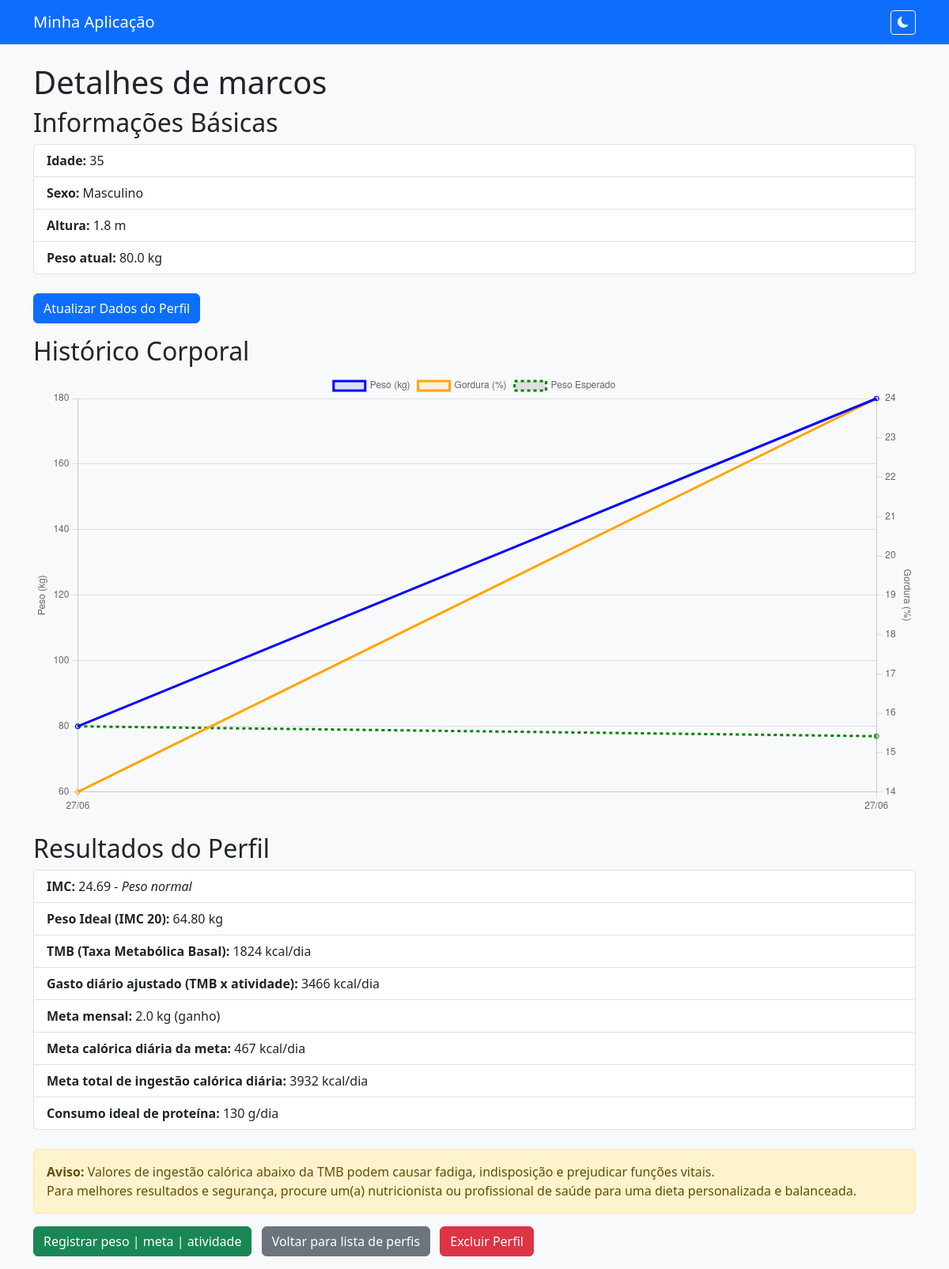
Page /perfil/3/ on the committed database.
### app/models.py (models this page shows, shortened)
class Perfil(models.Model):
    nome = models.CharField(max_length=100)
    idade = models.IntegerField()
    sexo = models.CharField(max_length=1, choices=[('M', 'Masculino'), ('F', 'Feminino')])
    peso_inicial = models.FloatField()
    altura = models.FloatField()  # em metros
    nivel_atividade = models.CharField(
    max_length=20,
    choices=[
        ('baixo', 'Sedentário'),
        ('moderado', 'Atividade física moderada'),
        ('alto', 'Atividade física intensa'),
    ],
    default='moderado'
)
    def imc(self):
        return self.peso_atual() / (self.altura ** 2)
    def peso_ideal(self):
        return 20 * (self.altura ** 2)
    def tmb(self):
        if self.sexo == 'M':
            return 66 + (13.7 * self.peso_atual()) + (5 * self.altura * 100) - (6.8 * self.idade)
        else:
            return 655 + (9.6 * self.peso_atual()) + (1.8 * self.altura * 100) - (4.7 * self.idade)
    def peso_atual(self):
        ultimo = self.historicos.order_by('-data').first()
        return ultimo.peso if ultimo else self.peso_inicial

class HistoricoPeso(models.Model):
    perfil = models.ForeignKey(Perfil, related_name='historicos', on_delete=models.CASCADE)
    data = models.DateField(default=date.today)
    peso = models.FloatField()
    gordura = models.FloatField(null=True, blank=True)
    meta_kg = models.FloatField(
        default=0.0,
        help_text="Quilos desejados a perder (-) ou ganhar (+) no mês"
    )
    peso_esperado = models.FloatField(null=True, blank=True, help_text="Peso estimado baseado na meta anterior")
    def meta_calorias_dia(self):
        return (self.meta_kg * 7000) / 30

### app/views.py (the view)
# urls.py: path('perfil/<int:perfil_id>/', views.detalhes_perfil, name='detalhes_perfil'),
def detalhes_perfil(request, perfil_id):
    from datetime import date
    perfil = get_object_or_404(Perfil, id=perfil_id)
    peso_atual = perfil.peso_atual()
    imc = perfil.imc()
    imc_status = interpretar_imc(imc)
    peso_ideal = perfil.peso_ideal()
    tmb = perfil.tmb()
    historico = perfil.historicos.order_by('data')
    historico_dias = []
    pesos = []
    gorduras = []
    pesos_esperados = []
    for h in historico:
        historico_dias.append(h.data.strftime('%d/%m'))
        pesos.append(h.peso)
        gorduras.append(h.gordura if h.gordura is not None else None)
        pesos_esperados.append(h.peso_esperado if h.peso_esperado is not None else None)
    ultimo = historico.last()
    meta_kg = ultimo.meta_kg if ultimo else 0
    meta_kcal_dia = ultimo.meta_calorias_dia() if ultimo else 0
    fatores_tmb = {'baixo': 1.2, 'moderado': 1.55, 'alto': 1.9}
    fator = fatores_tmb.get(perfil.nivel_atividade, 1.55)
    tmb_ajustado = tmb * fator
    meta_total_kcal = tmb_ajustado + meta_kcal_dia
    proteina_ideal = calcular_proteina_por_atividade(perfil.peso_ideal(), perfil.nivel_atividade)
    contexto = {
        'perfil': perfil,
        'peso_atual': peso_atual,
        'imc': imc,
        'imc_status': imc_status,
        'peso_ideal': peso_ideal,
        'tmb': tmb,
        'tmb_ajustado': tmb_ajustado,
        'meta_kg': meta_kg,
        'meta_kcal_dia': meta_kcal_dia,
        'meta_total_kcal_dia': meta_total_kcal,
        'proteina': proteina_ideal,
        'grafico_labels': json.dumps(historico_dias),
        'grafico_pesos': json.dumps(pesos),
        'grafico_gordura': json.dumps(gorduras),
        'grafico_esperado': json.dumps(pesos_esperados),
    }
    return render(request, 'app/detalhes_perfil.html', contexto)

### app/views.py (called while the page is built)
def interpretar_imc(imc):
    if imc < 18.5:
        return "Abaixo do peso"
    elif imc < 25:
        return "Peso normal"
    elif imc < 30:
        return "Sobrepeso"
    else:
        return "Obesidade"

def calcular_proteina_por_atividade(peso, nivel):
    if nivel == 'baixo':
        return peso * 0.8
    elif nivel == 'moderado':
        return peso * 1.4  # média entre 1.2 e 1.6
    elif nivel == 'alto':
        return peso * 2.0  # média entre 1.6 e 2.2
    return peso * 1.2  # fallback seguro

### app/templates/app/detalhes_perfil.html (shortened to what this page needs)
{% extends "base.html" %}
{% block content %}
<h1>Detalhes de {{ perfil.nome }}</h1>
<h2>Informações Básicas</h2>
<ul class="list-group mb-4">
    <li class="list-group-item"><strong>Idade:</strong> {{ perfil.idade }}</li>
    <li class="list-group-item"><strong>Sexo:</strong> {{ perfil.get_sexo_display }}</li>
    <li class="list-group-item"><strong>Altura:</strong> {{ perfil.altura }} m</li>
    <li class="list-group-item"><strong>Peso atual:</strong> {{ peso_atual }} kg</li>
</ul>
<a href="{% url 'editar_perfil' perfil.id %}" class="btn btn-primary mb-3">Atualizar Dados do Perfil</a>
<h2>Histórico Corporal</h2>
<canvas id="graficoHistorico" width="400" height="200" class="mb-4"></canvas>
<script>
  const labels = {{ grafico_labels|safe }};
  const dataPeso = {{ grafico_pesos|safe }};
  const dataGordura = {{ grafico_gordura|safe }};
  const dataEsperado = {{ grafico_esperado|safe }};
  const data = {
    labels: labels,
    datasets: [
      {
        label: 'Peso (kg)',
        data: dataPeso,
        borderColor: 'blue',
        backgroundColor: 'rgba(0, 0, 255, 0.1)',
        tension: 0.2
      },
      {
        label: 'Gordura (%)',
        data: dataGordura,
        borderColor: 'orange',
        backgroundColor: 'rgba(255, 165, 0, 0.1)',
        tension: 0.2,
        yAxisID: 'y1'
      },
      {
        label: 'Peso Esperado',
        data: dataEsperado,
        borderColor: 'green',
        borderDash: [4, 4],
        pointRadius: 3,
        tension: 0,
        fill: false
      }
    ]
  };
  const config = {
    type: 'line',
    data: data,
    options: {
      responsive: true,
      interaction: { mode: 'index', intersect: false },
      stacked: false,
      scales: {
        y: {
          type: 'linear',
          position: 'left',
          title: { display: true, text: 'Peso (kg)' }
        },
        y1: {
          type: 'linear',
          position: 'right',
          grid: { drawOnChartArea: false },
          title: { display: true, text: 'Gordura (%)' }
        }
      }
    }
  };
  new Chart(document.getElementById('graficoHistorico'), config);
</script>
<h2>Resultados do Perfil</h2>
<ul class="list-group mb-4">
    <li class="list-group-item"><strong>IMC:</strong> {{ imc|floatformat:2 }} - <em>{{ imc_status }}</em></li>
    <li class="list-group-item"><strong>Peso Ideal (IMC 20):</strong> {{ peso_ideal|floatformat:2 }} kg</li>
    <li class="list-group-item"><strong>TMB (Taxa Metabólica Basal):</strong> {{ tmb|floatformat:0 }} kcal/dia</li>
    <li class="list-group-item"><strong>Gasto diário ajustado (TMB x atividade):</strong> {{ tmb_ajustado|floatformat:0 }} kcal/dia</li>
    <li class="list-group-item"><strong>Meta mensal:</strong> {{ meta_kg }} kg
        {% if meta_kg < 0 %}(perda)
        {% elif meta_kg > 0 %}(ganho)
        {% else %}(manutenção)
        {% endif %}
    </li>
    <li class="list-group-item"><strong>Meta calórica diária da meta:</strong> {{ meta_kcal_dia|floatformat:0 }} kcal/dia</li>
    <li class="list-group-item"><strong>Meta total de ingestão calórica diária:</strong> {{ meta_total_kcal_dia|floatformat:0 }} kcal/dia</li>
    <li class="list-group-item"><strong>Consumo ideal de proteína:</strong> {{ proteina|floatformat:0 }} g/dia</li>
</ul>
<div class="alert alert-warning" role="alert">
    <strong>Aviso:</strong> Valores de ingestão calórica abaixo da TMB podem causar fadiga, indisposição e prejudicar funções vitais.<br>
    Para melhores resultados e segurança, procure um(a) nutricionista ou profissional de saúde para uma dieta personalizada e balanceada.
</div>
<div class="mb-3">
  <a href="{% url 'registrar_atualizacao' perfil.id %}" class="btn btn-success me-2">
    Registrar peso | meta | atividade
  </a>
  <a href="{% url 'lista_perfis' %}" class="btn btn-secondary me-2">
    Voltar para lista de perfis
  </a>
  <form action="{% url 'excluir_perfil' perfil.id %}" method="post" class="d-inline" onsubmit="return confirm('Tem certeza que deseja excluir este perfil? Esta ação não pode ser desfeita.')">
    <button type="submit" class="btn btn-danger">
      Excluir Perfil
    </button>
  </form>
</div>
{% endblock %}

### rows in the picture
Perfil: nome "marcos", idade "35", sexo "Masculino", altura "1.8"
HistoricoPeso: peso "80.0", meta_kg "2.0"

### other values in the picture
{{ imc|floatformat:2 }} "24.69"
{{ imc_status }} "Peso normal"
{{ peso_ideal|floatformat:2 }} "64.80"
{{ tmb|floatformat:0 }} "1824"
{{ tmb_ajustado|floatformat:0 }} "3466"
{{ meta_kcal_dia|floatformat:0 }} "467"
{{ meta_total_kcal_dia|floatformat:0 }} "3932"
{{ proteina|floatformat:0 }} "130"
chart data {{ grafico_labels|safe }} ["27/06", "27/06"]
chart data {{ grafico_pesos|safe }} [80.0, 180.0]
chart data {{ grafico_gordura|safe }} [14.0, 24.0]
chart data {{ grafico_esperado|safe }} [80.0, 77.0]
